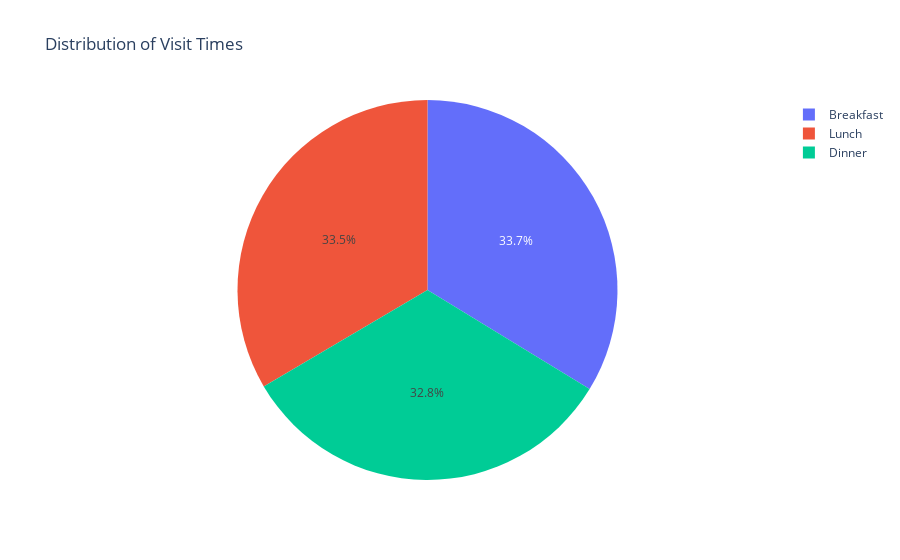

Notebook source saved alongside this figure:
### Code cell
restaurant_copy['TimeOfVisit'].value_counts()

# Create pie chart of time of visit distribution
time_counts = restaurant_copy['TimeOfVisit'].value_counts().reset_index()
time_counts.columns = ['Time', 'Count']

fig = px.pie(time_counts,
            values='Count',
            names='Time',
            title='Distribution of Visit Times')

# Update layout
fig.update_layout(
    showlegend=True
)

fig.show()

### Figure 1 — Plotly figure (JSON) as saved in the notebook; plotly's stock layout.template omitted (floating-point values rounded to 4 significant figures)
{"data": [{"domain": {"x": [0, 1], "y": [0, 1]}, "hovertemplate": "Time=%{label}<br>Count=%{value}<extra></extra>", "labels": ["Breakfast", "Lunch", "Dinner"], "legendgroup": "", "name": "", "showlegend": true, "type": "pie", "values": [506, 502, 492]}], "layout": {"legend": {"tracegroupgap": 0}, "showlegend": true, "title": {"text": "Distribution of Visit Times"}}}
